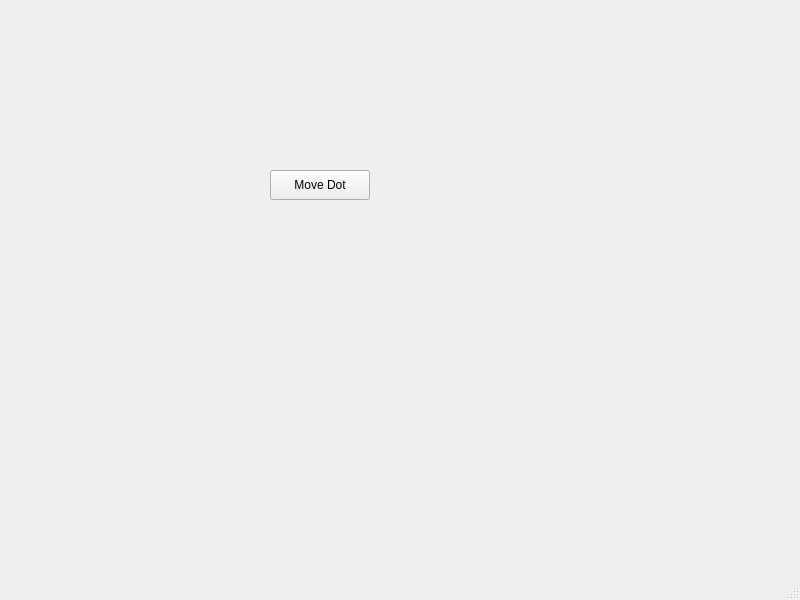
<?xml version="1.0" encoding="UTF-8"?>
<ui version="4.0">
 <class>MainWindow</class>
 <widget class="QMainWindow" name="MainWindow">
  <property name="geometry">
   <rect>
    <x>0</x>
    <y>0</y>
    <width>800</width>
    <height>600</height>
   </rect>
  </property>
  <property name="windowTitle">
   <string>MainWindow</string>
  </property>
  <widget class="QWidget" name="centralwidget">
   <widget class="QWidget" name="centralwidget_2" native="true">
    <property name="geometry">
     <rect>
      <x>120</x>
      <y>70</y>
      <width>400</width>
      <height>230</height>
     </rect>
    </property>
    <widget class="QPushButton" name="moveButton">
     <property name="geometry">
      <rect>
       <x>150</x>
       <y>100</y>
       <width>100</width>
       <height>30</height>
      </rect>
     </property>
     <property name="text">
      <string>Move Dot</string>
     </property>
    </widget>
   </widget>
  </widget>
  <widget class="QMenuBar" name="menubar">
   <property name="geometry">
    <rect>
     <x>0</x>
     <y>0</y>
     <width>800</width>
     <height>22</height>
    </rect>
   </property>
  </widget>
  <widget class="QStatusBar" name="statusbar"/>
 </widget>
 <resources/>
 <connections/>
</ui>
